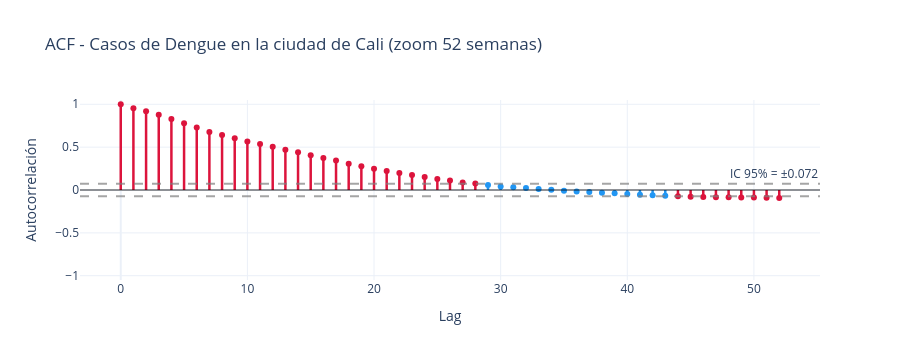

This figure's notebook cell:
### Code cell
fig_acf_52 = graficar_acf_plotly(
    df.y,
    "ACF - Casos de Dengue en la ciudad de Cali (zoom 52 semanas)",
    n_lags=52
)
fig_acf_52.show()

### Figure 1 — Plotly figure (JSON) as saved in the notebook; plotly's stock layout.template omitted (floating-point values rounded to 4 significant figures)
{"data": [{"line": {"color": "crimson", "width": 2.5}, "mode": "lines", "showlegend": false, "type": "scatter", "x": [0, 0], "y": [0, 1]}, {"line": {"color": "crimson", "width": 2.5}, "mode": "lines", "showlegend": false, "type": "scatter", "x": [1, 1], "y": [0, 0.9543]}, {"line": {"color": "crimson", "width": 2.5}, "mode": "lines", "showlegend": false, "type": "scatter", "x": [2, 2], "y": [0, 0.9202]}, {"line": {"color": "crimson", "width": 2.5}, "mode": "lines", "showlegend": false, "type": "scatter", "x": [3, 3], "y": [0, 0.8784]}, {"line": {"color": "crimson", "width": 2.5}, "mode": "lines", "showlegend": false, "type": "scatter", "x": [4, 4], "y": [0, 0.8296]}, {"line": {"color": "crimson", "width": 2.5}, "mode": "lines", "showlegend": false, "type": "scatter", "x": [5, 5], "y": [0, 0.7798]}, {"line": {"color": "crimson", "width": 2.5}, "mode": "lines", "showlegend": false, "type": "scatter", "x": [6, 6], "y": [0, 0.7289]}, {"line": {"color": "crimson", "width": 2.5}, "mode": "lines", "showlegend": false, "type": "scatter", "x": [7, 7], "y": [0, 0.6781]}, {"line": {"color": "crimson", "width": 2.5}, "mode": "lines", "showlegend": false, "type": "scatter", "x": [8, 8], "y": [0, 0.6421]}, {"line": {"color": "crimson", "width": 2.5}, "mode": "lines", "showlegend": false, "type": "scatter", "x": [9, 9], "y": [0, 0.6045]}, {"line": {"color": "crimson", "width": 2.5}, "mode": "lines", "showlegend": false, "type": "scatter", "x": [10, 10], "y": [0, 0.5653]}, {"line": {"color": "crimson", "width": 2.5}, "mode": "lines", "showlegend": false, "type": "scatter", "x": [11, 11], "y": [0, 0.5379]}, {"line": {"color": "crimson", "width": 2.5}, "mode": "lines", "showlegend": false, "type": "scatter", "x": [12, 12], "y": [0, 0.5052]}, {"line": {"color": "crimson", "width": 2.5}, "mode": "lines", "showlegend": false, "type": "scatter", "x": [13, 13], "y": [0, 0.4706]}, {"line": {"color": "crimson", "width": 2.5}, "mode": "lines", "showlegend": false, "type": "scatter", "x": [14, 14], "y": [0, 0.44]}, {"line": {"color": "crimson", "width": 2.5}, "mode": "lines", "showlegend": false, "type": "scatter", "x": [15, 15], "y": [0, 0.4069]}, {"line": {"color": "crimson", "width": 2.5}, "mode": "lines", "showlegend": false, "type": "scatter", "x": [16, 16], "y": [0, 0.3748]}, {"line": {"color": "crimson", "width": 2.5}, "mode": "lines", "showlegend": false, "type": "scatter", "x": [17, 17], "y": [0, 0.3445]}, {"line": {"color": "crimson", "width": 2.5}, "mode": "lines", "showlegend": false, "type": "scatter", "x": [18, 18], "y": [0, 0.3074]}, {"line": {"color": "crimson", "width": 2.5}, "mode": "lines", "showlegend": false, "type": "scatter", "x": [19, 19], "y": [0, 0.2762]}, {"line": {"color": "crimson", "width": 2.5}, "mode": "lines", "showlegend": false, "type": "scatter", "x": [20, 20], "y": [0, 0.2491]}, {"line": {"color": "crimson", "width": 2.5}, "mode": "lines", "showlegend": false, "type": "scatter", "x": [21, 21], "y": [0, 0.2217]}, {"line": {"color": "crimson", "width": 2.5}, "mode": "lines", "showlegend": false, "type": "scatter", "x": [22, 22], "y": [0, 0.1991]}, {"line": {"color": "crimson", "width": 2.5}, "mode": "lines", "showlegend": false, "type": "scatter", "x": [23, 23], "y": [0, 0.1751]}, {"line": {"color": "crimson", "width": 2.5}, "mode": "lines", "showlegend": false, "type": "scatter", "x": [24, 24], "y": [0, 0.1519]}, {"line": {"color": "crimson", "width": 2.5}, "mode": "lines", "showlegend": false, "type": "scatter", "x": [25, 25], "y": [0, 0.1277]}, {"line": {"color": "crimson", "width": 2.5}, "mode": "lines", "showlegend": false, "type": "scatter", "x": [26, 26], "y": [0, 0.11]}, {"line": {"color": "crimson", "width": 2.5}, "mode": "lines", "showlegend": false, "type": "scatter", "x": [27, 27], "y": [0, 0.08858]}, {"line": {"color": "crimson", "width": 2.5}, "mode": "lines", "showlegend": false, "type": "scatter", "x": [28, 28], "y": [0, 0.07648]}, {"line": {"color": "#2196F3", "width": 2.5}, "mode": "lines", "showlegend": false, "type": "scatter", "x": [29, 29], "y": [0, 0.05797]}, {"line": {"color": "#2196F3", "width": 2.5}, "mode": "lines", "showlegend": false, "type": "scatter", "x": [30, 30], "y": [0, 0.04223]}, {"line": {"color": "#2196F3", "width": 2.5}, "mode": "lines", "showlegend": false, "type": "scatter", "x": [31, 31], "y": [0, 0.03341]}, {"line": {"color": "#2196F3", "width": 2.5}, "mode": "lines", "showlegend": false, "type": "scatter", "x": [32, 32], "y": [0, 0.022]}, {"line": {"color": "#2196F3", "width": 2.5}, "mode": "lines", "showlegend": false, "type": "scatter", "x": [33, 33], "y": [0, 0.01069]}, {"line": {"color": "#2196F3", "width": 2.5}, "mode": "lines", "showlegend": false, "type": "scatter", "x": [34, 34], "y": [0, 0.00227]}, {"line": {"color": "#2196F3", "width": 2.5}, "mode": "lines", "showlegend": false, "type": "scatter", "x": [35, 35], "y": [0, -0.008709]}, {"line": {"color": "#2196F3", "width": 2.5}, "mode": "lines", "showlegend": false, "type": "scatter", "x": [36, 36], "y": [0, -0.01685]}, {"line": {"color": "#2196F3", "width": 2.5}, "mode": "lines", "showlegend": false, "type": "scatter", "x": [37, 37], "y": [0, -0.02473]}, {"line": {"color": "#2196F3", "width": 2.5}, "mode": "lines", "showlegend": false, "type": "scatter", "x": [38, 38], "y": [0, -0.03317]}, {"line": {"color": "#2196F3", "width": 2.5}, "mode": "lines", "showlegend": false, "type": "scatter", "x": [39, 39], "y": [0, -0.03786]}, {"line": {"color": "#2196F3", "width": 2.5}, "mode": "lines", "showlegend": false, "type": "scatter", "x": [40, 40], "y": [0, -0.04655]}, {"line": {"color": "#2196F3", "width": 2.5}, "mode": "lines", "showlegend": false, "type": "scatter", "x": [41, 41], "y": [0, -0.05493]}, {"line": {"color": "#2196F3", "width": 2.5}, "mode": "lines", "showlegend": false, "type": "scatter", "x": [42, 42], "y": [0, -0.06048]}, {"line": {"color": "#2196F3", "width": 2.5}, "mode": "lines", "showlegend": false, "type": "scatter", "x": [43, 43], "y": [0, -0.06834]}, {"line": {"color": "crimson", "width": 2.5}, "mode": "lines", "showlegend": false, "type": "scatter", "x": [44, 44], "y": [0, -0.0734]}, {"line": {"color": "crimson", "width": 2.5}, "mode": "lines", "showlegend": false, "type": "scatter", "x": [45, 45], "y": [0, -0.07859]}, {"line": {"color": "crimson", "width": 2.5}, "mode": "lines", "showlegend": false, "type": "scatter", "x": [46, 46], "y": [0, -0.0809]}, {"line": {"color": "crimson", "width": 2.5}, "mode": "lines", "showlegend": false, "type": "scatter", "x": [47, 47], "y": [0, -0.08437]}, {"line": {"color": "crimson", "width": 2.5}, "mode": "lines", "showlegend": false, "type": "scatter", "x": [48, 48], "y": [0, -0.08584]}, {"line": {"color": "crimson", "width": 2.5}, "mode": "lines", "showlegend": false, "type": "scatter", "x": [49, 49], "y": [0, -0.0881]}, {"line": {"color": "crimson", "width": 2.5}, "mode": "lines", "showlegend": false, "type": "scatter", "x": [50, 50], "y": [0, -0.08839]}, {"line": {"color": "crimson", "width": 2.5}, "mode": "lines", "showlegend": false, "type": "scatter", "x": [51, 51], "y": [0, -0.08978]}, {"line": {"color": "crimson", "width": 2.5}, "mode": "lines", "showlegend": false, "type": "scatter", "x": [52, 52], "y": [0, -0.0921]}, {"marker": {"color": ["crimson", "crimson", "crimson", "crimson", "crimson", "crimson", "crimson", "crimson", "crimson", "crimson", "crimson", "crimson", "crimson", "crimson", "crimson", "crimson", "crimson", "crimson", "crimson", "crimson", "crimson", "crimson", "crimson", "crimson", "crimson", "crimson", "crimson", "crimson", "crimson", "#2196F3", "#2196F3", "#2196F3", "#2196F3", "#2196F3", "#2196F3", "#2196F3", "#2196F3", "#2196F3", "#2196F3", "#2196F3", "#2196F3", "#2196F3", "#2196F3", "#2196F3", "crimson", "crimson", "crimson", "crimson", "crimson", "crimson", "crimson", "crimson", "crimson"], "size": 6}, "mode": "markers", "showlegend": false, "type": "scatter", "x": [0, 1, 2, 3, 4, 5, 6, 7, 8, 9, 10, 11, 12, 13, 14, 15, 16, 17, 18, 19, 20, 21, 22, 23, 24, 25, 26, 27, 28, 29, 30, 31, 32, 33, 34, 35, 36, 37, 38, 39, 40, 41, 42, 43, 44, 45, 46, 47, 48, 49, 50, 51, 52], "y": [1.0, 0.9543, 0.9202, 0.8784, 0.8296, 0.7798, 0.7289, 0.6781, 0.6421, 0.6045, 0.5653, 0.5379, 0.5052, 0.4706, 0.44, 0.4069, 0.3748, 0.3445, 0.3074, 0.2762, 0.2491, 0.2217, 0.1991, 0.1751, 0.1519, 0.1277, 0.11, 0.08858, 0.07648, 0.05797, 0.04223, 0.03341, 0.022, 0.01069, 0.00227, -0.008709, -0.01685, -0.02473, -0.03317, -0.03786, -0.04655, -0.05493, -0.06048, -0.06834, -0.0734, -0.07859, -0.0809, -0.08437, -0.08584, -0.0881, -0.08839, -0.08978, -0.0921]}], "layout": {"annotations": [{"showarrow": false, "text": "IC 95% = ±0.072", "x": 1, "xanchor": "right", "xref": "x domain", "y": 0.07186, "yanchor": "bottom", "yref": "y"}], "height": 360, "shapes": [{"line": {"color": "gray", "dash": "dash"}, "opacity": 0.7, "type": "line", "x0": 0, "x1": 1, "xref": "x domain", "y0": 0.07186, "y1": 0.07186, "yref": "y"}, {"line": {"color": "gray", "dash": "dash"}, "opacity": 0.7, "type": "line", "x0": 0, "x1": 1, "xref": "x domain", "y0": -0.07186, "y1": -0.07186, "yref": "y"}, {"line": {"color": "black", "width": 0.8}, "type": "line", "x0": 0, "x1": 1, "xref": "x domain", "y0": 0, "y1": 0, "yref": "y"}], "title": {"text": "ACF - Casos de Dengue en la ciudad de Cali (zoom 52 semanas)"}, "xaxis": {"title": {"text": "Lag"}}, "yaxis": {"range": [-1.05, 1.05], "title": {"text": "Autocorrelación"}}}}
